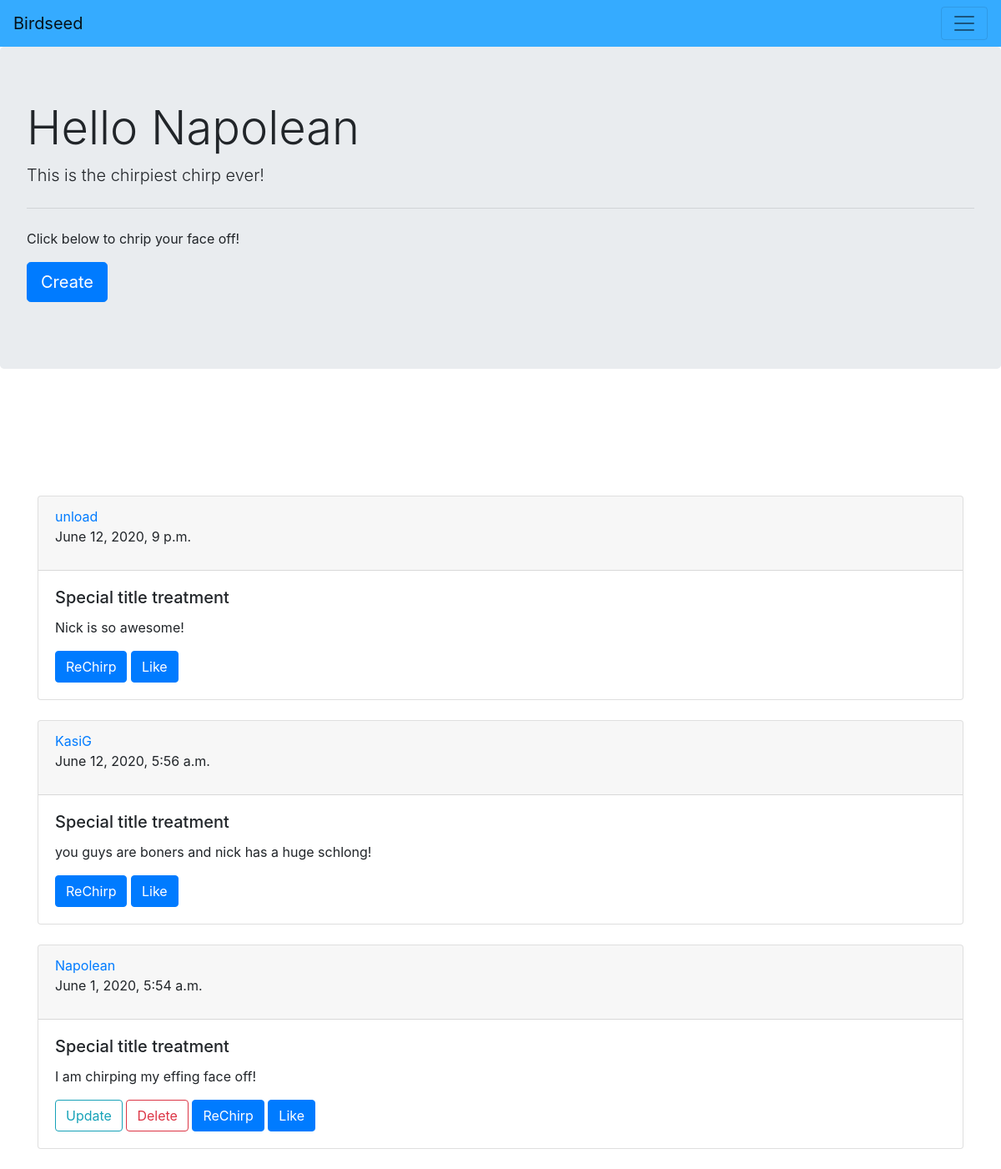
The page / (signed in) on the database its author committed.
### birdseed/models.py (models this page shows)
class tweet(models.Model):
    text = models.TextField(max_length=128, default='')
    datetime = models.DateTimeField(default = timezone.now)
    uname = models.ForeignKey(User, on_delete=models.CASCADE)

### birdseed/views.py (the view)
# urls.py: path('', TweetListView.as_view(), name='home'),
class TweetListView(LoginRequiredMixin,ListView):
    model = tweet
    template_name = 'birdseed/home.html'
    ordering = ['-datetime']

### birdseed/templates/birdseed/home.html (shortened to what this page needs)
{% extends 'birdseed/base.html' %}
{% block content %}
    <div class="jumbotron">
        <h1 class="display-4">Hello {{ user.username }}</h1>
    <p class="lead">
        This is the chirpiest chirp ever!
    </p>
    <hr class="my-4">
        <p>
            Click below to chrip your face off!
        </p>
        <p class="lead">
            <a class="btn btn-primary btn-lg" href="{% url 'tweetcreate' %}" role="button">Create</a>
        </p>
    </div>
<div style="white-space: pre">
</div>
<div class="container">
    {% for tweet in object_list %}
    <div class="card">
        <div class="card-header">
            <a href='#'> {{ tweet.uname }} </a>
            <p> {{tweet.datetime}} </p>
        </div>
        <div class="card-body">
            <h5 class="card-title">Special title treatment</h5>
            <p class="card-text">{{ tweet.text }}</p>
            {% if tweet.uname == user %}
            <a href="{% url 'tweetupdate' tweet.id %}"><button class="btn btn-outline-info">Update</button></a>
            <a href="{% url 'tweetdelete' tweet.id %}"><button class="btn btn-outline-danger">Delete</button></a>
            {% endif %}
            <a href="#" class="btn btn-primary">ReChirp</a>
            <a href="#" class="btn btn-primary">Like</a>
        </div>
    </div>
    {% endfor %}
</div>
{% endblock content %}

### birdseed/templates/birdseed/base.html (shortened to what this page needs)
<!DOCTYPE html>
<html lang="en">
<head>
    <link rel="stylesheet" href="https://stackpath.bootstrapcdn.com/bootstrap/4.5.0/css/bootstrap.min.css"
>
</head>
<body>
    <nav class="navbar navbar-light" style="background-color: #35abff;">
    <a class="navbar-brand" href="#">Birdseed</a>
        <button class="navbar-toggler" type="button" data-toggle="collapse" data-target="#navbarNav" aria-controls="navbarNav"
        aria-expanded="false" aria-label="Toggle navigation">
        <span class="navbar-toggler-icon"></span>
        </button>
    </nav>
{% block content %}
{% endblock content %}
</body>
</html>

### rows shown on the page
tweet: uname "unload", datetime "June 12, 2020, 9 p.m.", text "Nick is so awesome!"
tweet: uname "KasiG", datetime "June 12, 2020, 5:56 a.m.", text "you guys are boners and nick has a huge schlong!"
tweet: uname "Napolean", datetime "June 1, 2020, 5:54 a.m.", text "I am chirping my effing face off!", shows "Update"

### other values the page prints
{{ user.username }} "Napolean"
